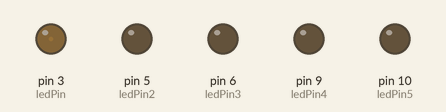
This sketch was run on a simulated Arduino Uno, built with avr-gcc and run on an emulated ATmega328P. Shown: output pins drawn as LEDs (lit = HIGH).

Above: at 0.05 s.
At 1.95 s:
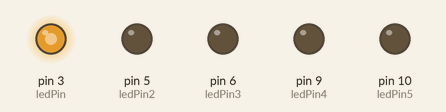
At 3.85 s:
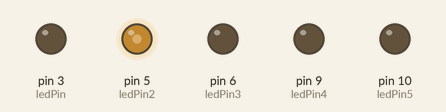
At 7.65 s:
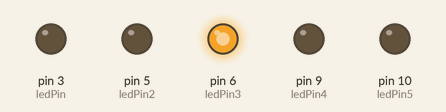
At 11.45 s:
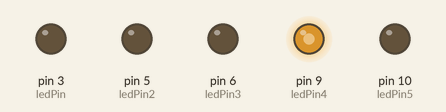
At 15.25 s:
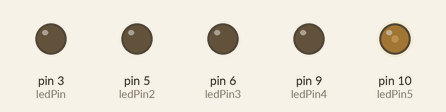
Timing chart, 0 to 20.3 s (numbered marks = the images above):
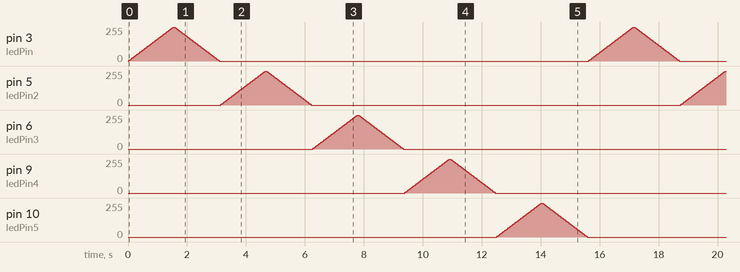

The sketch:

EXP_04.ino
```cpp
int ledPin = 3;
int ledPin2 = 5;
int ledPin3 = 6;
int ledPin4 = 9;
int ledPin5 = 10;
void setup() {
  pinMode(ledPin, OUTPUT);
  pinMode(ledPin2, OUTPUT);
  pinMode(ledPin3, OUTPUT);
  pinMode(ledPin4, OUTPUT);
  pinMode(ledPin5, OUTPUT);
}

void loop() {
  // fade in from min to max in increments of 5 points:
  for (int fadeValue = 0 ; fadeValue <= 255; fadeValue = fadeValue+5)
{
    // sets the value (range from 0 to 255):
    analogWrite(ledPin, fadeValue);
    // wait for 30 milliseconds to see the dimming effect
    delay(30);
  }

  // fade out from max to min in increments of 5 points:
  for (int fadeValue = 255 ; fadeValue >= 0; fadeValue = fadeValue-5)
{
    // sets the value (range from 0 to 255):
    analogWrite(ledPin, fadeValue);
    // wait for 30 milliseconds to see the dimming effect
    delay(30);
  }

  // fade in from min to max in increments of 5 points:
  for (int fadeValue = 0 ; fadeValue <= 255; fadeValue = fadeValue+5)
{
    // sets the value (range from 0 to 255):
    analogWrite(ledPin2, fadeValue);
    // wait for 30 milliseconds to see the dimming effect
    delay(30);
  }

  // fade out from max to min in increments of 5 points:
  for (int fadeValue = 255 ; fadeValue >= 0; fadeValue = fadeValue-5)
 {
    // sets the value (range from 0 to 255):
    analogWrite(ledPin2, fadeValue);
    // wait for 30 milliseconds to see the dimming effect
    delay(30);
  }
// fade in from min to max in increments of 5 points:
  for (int fadeValue = 0 ; fadeValue <= 255; fadeValue = fadeValue+5)
{
    // sets the value (range from 0 to 255):
    analogWrite(ledPin3, fadeValue);
    // wait for 30 milliseconds to see the dimming effect
    delay(30);
  }
for (int fadeValue = 255 ; fadeValue >= 0; fadeValue = fadeValue-5)


 {
    // sets the value (range from 0 to 255):
    analogWrite(ledPin3, fadeValue);
    // wait for 30 milliseconds to see the dimming effect
    delay(30);}

for (int fadeValue = 0 ; fadeValue <= 255; fadeValue = fadeValue+5)
{
    // sets the value (range from 0 to 255):
    analogWrite(ledPin4, fadeValue);
    // wait for 30 milliseconds to see the dimming effect
    delay(30);
  }
for (int fadeValue = 255 ; fadeValue >= 0; fadeValue = fadeValue-5)
{
    // sets the value (range from 0 to 255):
    analogWrite(ledPin4, fadeValue);
    // wait for 30 milliseconds to see the dimming effect
    delay(30);}

  for (int fadeValue = 0 ; fadeValue <= 255; fadeValue = fadeValue+5)
{
    // sets the value (range from 0 to 255):
    analogWrite(ledPin5, fadeValue);
    // wait for 30 milliseconds to see the dimming effect
    delay(30);
  }
for (int fadeValue = 255 ; fadeValue >= 0; fadeValue = fadeValue-5)
{
    // sets the value (range from 0 to 255):
    analogWrite(ledPin5, fadeValue);
    // wait for 30 milliseconds to see the dimming effect
    delay(30);
}
}
```
